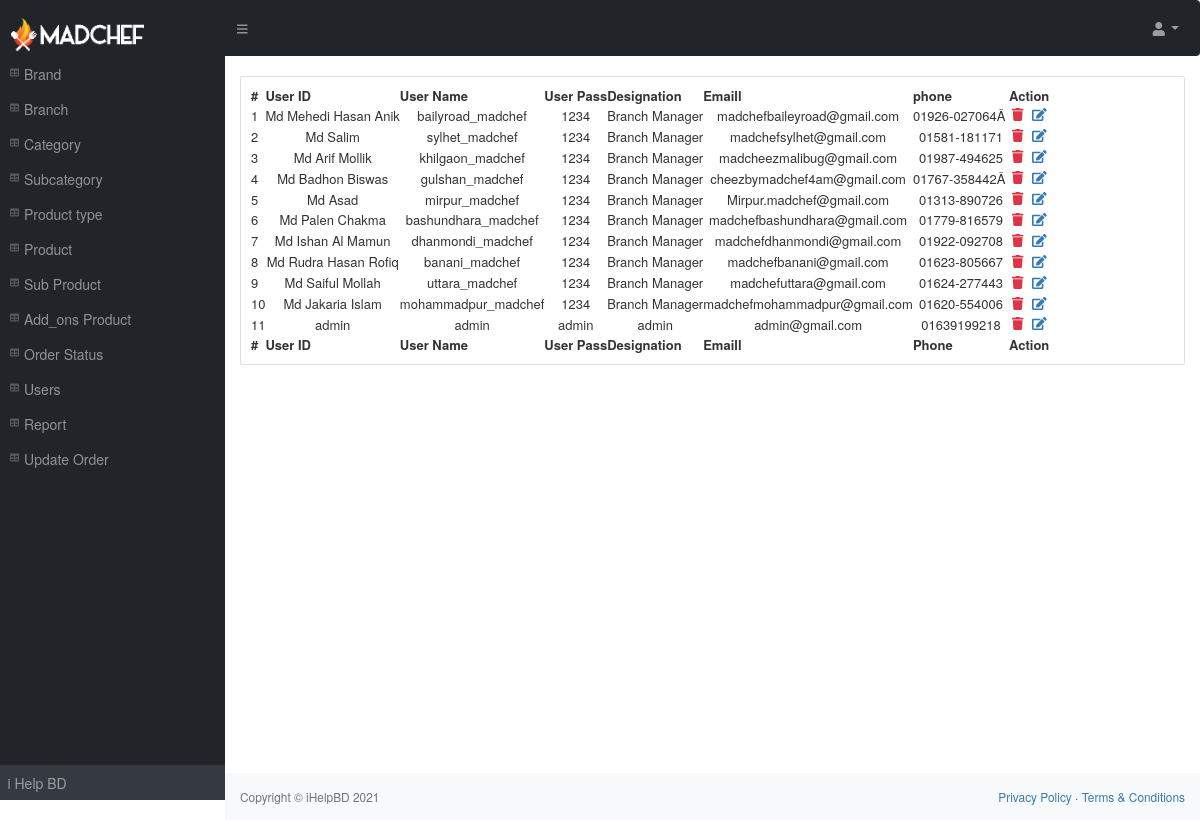
Page /madchef-admin/home.php (signed in) on the committed database.
### tables this page shows
CREATE TABLE IF NOT EXISTS `users` (
  `id` int(150) NOT NULL,
  `user_id` varchar(150) DEFAULT NULL,
  `user_pass` varchar(150) DEFAULT NULL,
  `user_name` varchar(150) DEFAULT NULL,
  `user_email` varchar(150) DEFAULT NULL,
  `user_group_id` int(150) DEFAULT NULL,
  `previlege` varchar(150) DEFAULT NULL,
  `superior_id` varchar(255) NOT NULL,
  `designation` varchar(200) DEFAULT NULL,
  `di` int(150) DEFAULT NULL,
  `notice` varchar(10000) DEFAULT NULL,
  `phone` varchar(250) DEFAULT NULL,
  `concern` varchar(250) DEFAULT NULL,
  `brand` varchar(500) DEFAULT NULL,
  `branch` varchar(250) DEFAULT NULL
);

### madchef-admin/user_data.php (the view, shortened to what this page needs)
<?php
include_once 'database.php';
include_once 'sidebar.php';
$sql=$con->query("SELECT * FROM `users` ORDER BY `users`.`id` DESC");
$i=1;
?>
<table id="datatablesSimple"  style="font-size: 13px;">
    <thead>
        <tr>
            <th>#</th>
            <th>User ID</th>
            <th>User Name</th>
            <th>User Pass</th>
            <th>Designation</th>
            <th>Emaill</th>
            <th>phone</th>
            <th>Action</th>
        </tr>
    </thead>
    <tfoot>
        <tr>
         <th>#</th>
         <th>User ID</th>
         <th>User Name</th>
         <th>User Pass</th>
         <th>Designation</th>
         <th>Emaill</th>
         <th>Phone</th>
         <th>Action</th>
     </tr>
 </tfoot>
 <tbody>
    <?php
    while ($row=mysqli_fetch_assoc($sql))
    {
        ?>
        <tr>
            <td><?php echo $i; ?></td>
            <td class=" text-center"><?php echo $row['user_id']; ?></td>
            <td class=" text-center"><?php echo $row['user_name']; ?></td>
            <td class=" text-center"><?php echo $row['user_pass']; ?></td>
            <td class=" text-center"><?php echo $row['designation']; ?></td>
            <td class=" text-center"><?php echo $row['user_email']; ?></td>
            <td class=" text-center"><?php echo $row['phone']; ?></td>
            <td class=" text-center">
                <a href="#"><i class="fas fa-trash text-danger m-1 float-left" onclick="del_user(<?php echo $row['id']; ?>)"></i></a>
                 <a href="#"><i class="fa fa-edit m-1 float-left" data-toggle="modal" data-target="#exampleModal" onclick="user_edit(<?php echo $row['id']; ?>)"></i></a>
            </td>
        </tr>
        <?php
        $i++;
    }
    ?>
</tbody>
</table>
<?php include_once 'sidebar.php'; ?>

### madchef-admin/sidebar.php (shortened to what this page needs)
<!DOCTYPE html>
<html lang="en">
<head>
<link href="https://cdn.jsdelivr.net/npm/simple-datatables@latest/dist/style.css" rel="stylesheet" />
<link href="css/styles.css" rel="stylesheet" />
<link rel="stylesheet" href="https://cdnjs.cloudflare.com/ajax/libs/font-awesome/4.7.0/css/font-awesome.min.css">
<link rel="stylesheet" href="https://maxcdn.bootstrapcdn.com/bootstrap/3.4.1/css/bootstrap.min.css">
<link href="https://cdnjs.cloudflare.com/ajax/libs/select2/4.0.3/css/select2.min.css" rel="stylesheet" />
</head>
<body class="sb-nav-fixed" style="font-size: 14px;">
    <nav class="sb-topnav navbar navbar-expand navbar-dark bg-dark">
        <a class="navbar-brand ps-3" href="http://36.255.69.216/madchef-admin/home.php"><img src="madchef.png" style="height: 35px;"></a>
        <button class="btn btn-link btn-sm order-1 order-lg-0 me-4 me-lg-0" id="sidebarToggle" href="#!"><i class="fas fa-bars"></i></button>
        <ul class="navbar-nav ms-auto ms-md-0 me-3 me-lg-4">
            <li class="nav-item dropdown">
                <a class="nav-link dropdown-toggle" id="navbarDropdown" href="#" role="button" data-bs-toggle="dropdown" aria-expanded="false"><i class="fas fa-user fa-fw"></i></a>
            </li>
        </ul>
    </nav>
    <div id="layoutSidenav">
        <div id="layoutSidenav_nav">
            <nav class="sb-sidenav accordion sb-sidenav-dark" id="sidenavAccordion">
                <div class="sb-sidenav-menu">
                    <div class="nav">
                 <?php
                 if ($_SESSION["previlege"]==0) {
                     ?>
                     <a class="nav-link" href="http://36.255.69.216/madchef-admin/add_brand.php">
                        <div class="sb-nav-link-icon"><i class="fas fa-table"></i></div>
                        Brand
                    </a>
                    <a class="nav-link" href="http://36.255.69.216/madchef-admin/add_branch.php">
                        <div class="sb-nav-link-icon"><i class="fas fa-table"></i></div>
                        Branch
                    </a>
                    <a class="nav-link" href="http://36.255.69.216/madchef-admin/add_category.php">
                        <div class="sb-nav-link-icon"><i class="fas fa-table"></i></div>
                        Category
                    </a>
                    <a class="nav-link" href="http://36.255.69.216/madchef-admin/add_subcategory.php">
                        <div class="sb-nav-link-icon"><i class="fas fa-table"></i></div>
                        Subcategory
                    </a>
                    <a class="nav-link" href="http://36.255.69.216/madchef-admin/add_product_type.php">
                        <div class="sb-nav-link-icon"><i class="fas fa-table"></i></div>
                        Product type
                    </a>
                    <a class="nav-link" href="http://36.255.69.216/madchef-admin/add_product.php">
                        <div class="sb-nav-link-icon"><i class="fas fa-table"></i></div>
                        Product
                    </a>
                    <a class="nav-link" href="http://36.255.69.216/madchef-admin/sub_product.php">
                        <div class="sb-nav-link-icon"><i class="fas fa-table"></i></div>
                        Sub Product
                    </a>
                    <a class="nav-link" href="http://36.255.69.216/madchef-admin/adons_product.php">
                        <div class="sb-nav-link-icon"><i class="fas fa-table"></i></div>
                        Add_ons Product
                    </a>
                    <a class="nav-link" href="http://36.255.69.216/madchef-admin/ticket_status.php">
                        <div class="sb-nav-link-icon"><i class="fas fa-table"></i></div>
                        Order Status
                    </a>
                    <a class="nav-link" href="http://36.255.69.216/madchef-admin/user.php">
                        <div class="sb-nav-link-icon"><i class="fas fa-table"></i></div>
                        Users
                    </a>
                    <a class="nav-link" href="http://36.255.69.216/madchef-admin/report.php">
                        <div class="sb-nav-link-icon"><i class="fas fa-table"></i></div>
                        Report
                    </a>
                    <a class="nav-link" href="http://36.255.69.216/madchef-admin/update_ticket.php">
                        <div class="sb-nav-link-icon"><i class="fas fa-table"></i></div>
                        Update Order
                    </a>
                <?php    } ?>
            </div>
        </div>
        <div class="sb-sidenav-footer">
            i Help BD
        </div>
    </nav>
</div>

### madchef-admin/home.php (shortened to what this page needs)
<?php
include_once 'sidebar.php';
?>
<div id="layoutSidenav_content">
  <main>
    <div class="container-fluid px-4">
 <div class="card mb-4">
  <?php
 if ($_SESSION["previlege"]==0) {
    ?>
  <div class="card-body" id="data_load">
   <?php
   include_once 'user_data.php';
   ?>
 </div>
    <?php    } ?>
</div>
</div>
</main>
<?php
include_once 'footer.php';
?>

### madchef-admin/footer.php (shortened to what this page needs)
<footer class="py-4 bg-light mt-auto">
        <div class="container-fluid px-4">
            <div class="d-flex align-items-center justify-content-between small">
                <div class="text-muted">Copyright &copy; iHelpBD 2021</div>
                <div>
                    <a href="#">Privacy Policy</a>
                    &middot;
                    <a href="#">Terms &amp; Conditions</a>
                </div>
            </div>
        </div>
    </footer>
</div>
</div>
</body>
</html>

### rows in the picture
users: user "Md Mehedi Hasan Anik", user_name "bailyroad_madchef", user_pass "1234", designation "Branch Manager", user_email "madchefbaileyroad@gmail.com", phone "01926-027064Â"
users: user "Md Salim", user_name "sylhet_madchef", user_pass "1234", designation "Branch Manager", user_email "madchefsylhet@gmail.com", phone "01581-181171"
users: user "Md Arif Mollik", user_name "khilgaon_madchef", user_pass "1234", designation "Branch Manager", user_email "madcheezmalibug@gmail.com", phone "01987-494625"
users: user "Md Badhon Biswas", user_name "gulshan_madchef", user_pass "1234", designation "Branch Manager", user_email "cheezbymadchef4am@gmail.com", phone "01767-358442Â"
users: user "Md Asad", user_name "mirpur_madchef", user_pass "1234", designation "Branch Manager", user_email "Mirpur.madchef@gmail.com", phone "01313-890726"
users: user "Md Palen Chakma", user_name "bashundhara_madchef", user_pass "1234", designation "Branch Manager", user_email "madchefbashundhara@gmail.com", phone "01779-816579"
users: user "Md Ishan Al Mamun", user_name "dhanmondi_madchef", user_pass "1234", designation "Branch Manager", user_email "madchefdhanmondi@gmail.com", phone "01922-092708"
users: user "Md Rudra Hasan Rofiq", user_name "banani_madchef", user_pass "1234", designation "Branch Manager", user_email "madchefbanani@gmail.com", phone "01623-805667"
users: user "Md Saiful Mollah", user_name "uttara_madchef", user_pass "1234", designation "Branch Manager", user_email "madchefuttara@gmail.com", phone "01624-277443"
users: user "Md Jakaria Islam", user_name "mohammadpur_madchef", user_pass "1234", designation "Branch Manager", user_email "madchefmohammadpur@gmail.com", phone "01620-554006"
users: user "admin", user_name "admin", user_pass "admin", designation "admin", user_email "admin@gmail.com", phone "01639199218"
